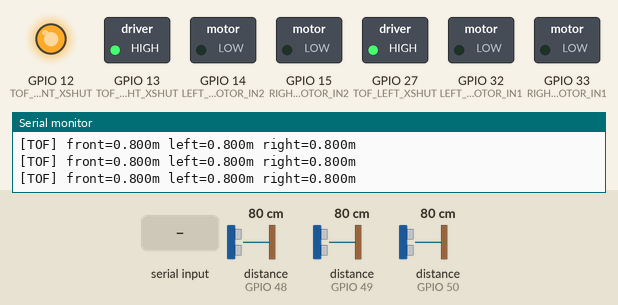
The program below on a simulated ESP32. On the bench: switched loads named in the program (green lamp = pin HIGH), output pins drawn as LEDs (lit = HIGH), the last lines printed to the serial monitor. Dashed ring = blinking. The test bench sets the inputs (shaded band); at power-on: distance to the obstacle (sensors on GPIO 49, GPIO 48, GPIO 50) 80 cm. WiFi joins after 1.5 s; servers stay silent unless stated.

Above: at 1.7 s.
1.8 s: "m\n" received over Serial
At 3.6 s:
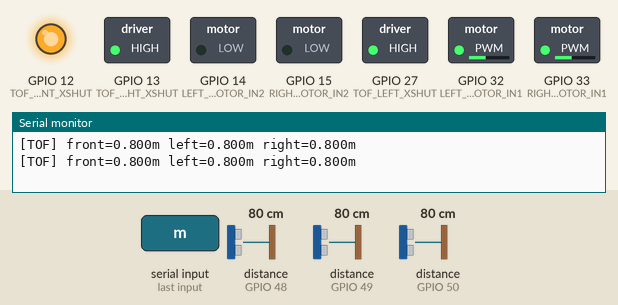
4.8 s: distance to the obstacle (sensor on GPIO 49) set to 2 cm
7.8 s: distance to the obstacle (sensor on GPIO 48) set to 16 cm
10.8 s: distance to the obstacle (sensor on GPIO 48) set to 13 cm
At 11.22 s:
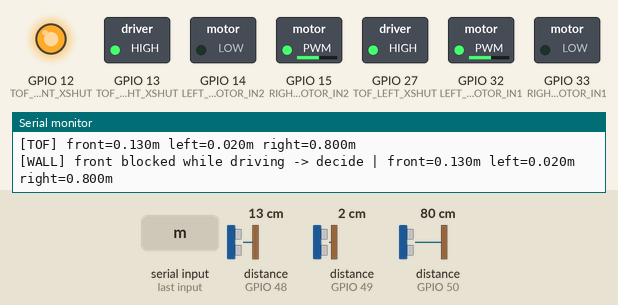
13.8 s: distance to the obstacle (sensor on GPIO 50) set to 2 cm
At 14.6 s:
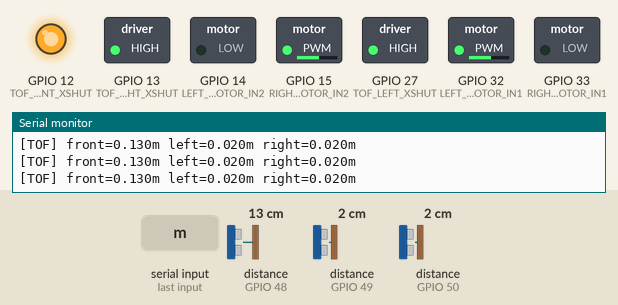
16.5 s: "f\n" received over Serial
At 18.0 s:
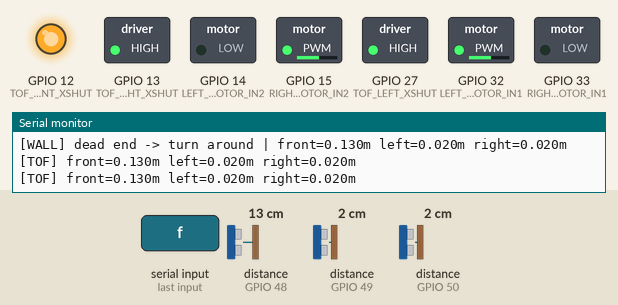
Timing chart, 0 to 19.6 s (numbered marks = the images above; inputs shaded):
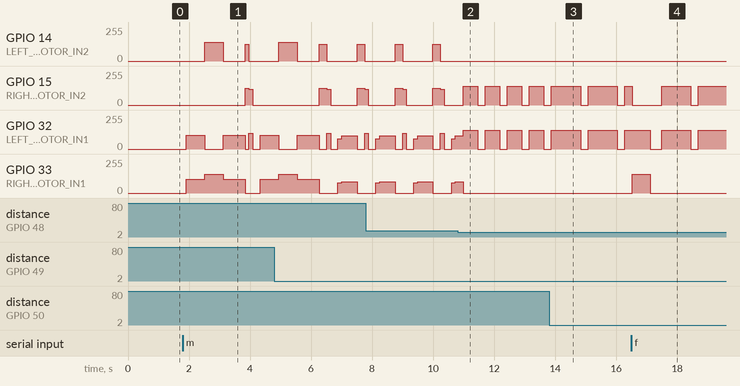

Measured:
- the behaviour switches between 15 and 14 cm on distance to the obstacle (sensor on GPIO 48) (found by bisection; images 1 and 2)
- after the input at 1.8 s, GPIO 14 (LEFT_MOTOR_IN2): 0/255 → 140/255 after 0.71 s, → 0/255 0.60 s later, → 125/255 0.73 s later, → 0/255 0.12 s later; GPIO 15 (RIGHT_MOTOR_IN2): 0/255 → 125/255 after 2.0 s, → 120/255 0.12 s later, → 0/255 0.13 s later
- after the input at 10.8 s, GPIO 14 (LEFT_MOTOR_IN2): stops changing and stays 0/255
- after the input at 13.8 s, GPIO 15 (RIGHT_MOTOR_IN2), GPIO 32 (LEFT_MOTOR_IN1): alternates 140/255 for 0.96 s and 0/255 for 0.24 s, starting after 1.0 s
- after the input at 16.5 s, GPIO 33 (RIGHT_MOTOR_IN1): 0/255 → 140/255 at once, → 0/255 0.60 s later

The program:

main.cpp
```cpp
#include <Arduino.h>
#include <WiFi.h>

#include "config.h"
#include "logging.h"
#include "maze_solver.h"
#include "motor_driver.h"
#include "robot_state.h"
#include "sensors.h"

// Set to true to run the automatic smoke-test sequence at boot.
constexpr bool RUN_HARDWARE_SMOKE_TEST_AT_BOOT = false;

static RobotPose g_pose{};
static SensorReadings g_sensorReadings{};
static MazeSolverState g_solverState{};

namespace {
WiFiServer g_cmdServer(WIFI_CMD_PORT);
WiFiClient g_cmdClient;

enum class ControlMode { Manual, MazeSolver };
ControlMode g_controlMode = ControlMode::Manual;

struct TimedMotorAction {
  bool active;
  int left;
  int right;
  uint32_t startedAtMs;
  uint32_t durationMs;
  const char* label;
};

TimedMotorAction g_timedAction{false, 0, 0, 0, 0, nullptr};
bool g_tofPrintEnabled = true;
bool g_smokeSequenceDone = false;
uint32_t g_lastSensorPrintMs = 0;
uint32_t g_lastSequenceStartMs = 0;

void mirrorLogLineToCommandClient(const char* line) {
  if (g_cmdClient && g_cmdClient.connected()) {
    g_cmdClient.println(line);
  }
}

void stopTimedMotorAction() {
  if (g_timedAction.active) {
    logf("[MOTOR] interrupted '%s'", g_timedAction.label ? g_timedAction.label : "action");
  }
  g_timedAction.active = false;
  stopMotors();
}

void startTimedMotorAction(const char* label, int left, int right, uint32_t durationMs) {
  g_timedAction.active = true;
  g_timedAction.left = left;
  g_timedAction.right = right;
  g_timedAction.startedAtMs = millis();
  g_timedAction.durationMs = durationMs;
  g_timedAction.label = label;

  logf("[MOTOR] %s | left=%d right=%d duration=%lums", label, left, right, durationMs);
  setMotorSpeeds(left, right);
}

void serviceTimedMotorAction() {
  if (!g_timedAction.active) {
    return;
  }

  if (millis() - g_timedAction.startedAtMs >= g_timedAction.durationMs) {
    logf("[MOTOR] completed '%s'", g_timedAction.label ? g_timedAction.label : "action");
    g_timedAction.active = false;
    stopMotors();
  }
}

void enterMazeSolverMode() {
  stopTimedMotorAction();
  initMazeSolver(g_solverState, MazeStrategy::WallFollowing);
  g_controlMode = ControlMode::MazeSolver;
  logLine("[MODE] maze solver started (wall-following)");
}

void stopMazeSolverMode() {
  g_solverState.initialized = false;
  g_controlMode = ControlMode::Manual;
  stopMotors();
  logLine("[MODE] maze solver stopped; manual control enabled");
}

void connectWifiAndStartCommandServer() {
  if (WIFI_MODE == WifiMode::AccessPoint) {
    WiFi.mode(WIFI_AP);
    const bool started = WiFi.softAP(WIFI_AP_SSID, WIFI_AP_PASS);
    if (!started) {
      logLine("[NET] failed to start AP; wireless commands disabled.");
      return;
    }
    logf("[NET] AP started: SSID='%s'", WIFI_AP_SSID);
    logf("[NET] AP IP=%s", WiFi.softAPIP().toString().c_str());
  } else {
    logf("[NET] connecting to SSID '%s' ...", WIFI_SSID);
    WiFi.mode(WIFI_STA);
    WiFi.begin(WIFI_SSID, WIFI_PASS);

    uint8_t attempts = 0;
    while (WiFi.status() != WL_CONNECTED && attempts < 40) {
      delay(250);
      ++attempts;
      Serial.print(".");
    }
    Serial.println();

    if (WiFi.status() != WL_CONNECTED) {
      logLine("[NET] Wi-Fi connect timeout; wireless commands disabled.");
      return;
    }
    logf("[NET] Wi-Fi connected, IP=%s", WiFi.localIP().toString().c_str());
  }

  g_cmdServer.begin();
  g_cmdServer.setNoDelay(true);
  logf("[NET] command server listening on TCP %u", WIFI_CMD_PORT);
}

void serviceCommandClient() {
  if (!g_cmdClient || !g_cmdClient.connected()) {
    WiFiClient incoming = g_cmdServer.available();
    if (incoming) {
      g_cmdClient.stop();
      g_cmdClient = incoming;
      g_cmdClient.setNoDelay(true);
      logf("[NET] client connected: %s", g_cmdClient.remoteIP().toString().c_str());
      g_cmdClient.println("[CTRL] connected. Type h for help.");
    }
  }
}

void printManualControlHelp() {
  logLine("[CTRL] Commands:");
  logLine("[CTRL]   h            -> help");
  logLine("[CTRL]   f            -> forward calibrated distance");
  logLine("[CTRL]   b            -> reverse calibrated distance");
  logLine("[CTRL]   l            -> turn left 30 deg");
  logLine("[CTRL]   r            -> turn right 30 deg");
  logLine("[CTRL]   t            -> turn 360 deg (CW)");
  logLine("[CTRL]   p            -> toggle ToF printout");
  logLine("[CTRL]   m            -> start maze solver mode");
  logLine("[CTRL]   x            -> stop maze solver mode");
  logLine("[CTRL]   s            -> stop current motion immediately");
}

void executeManualCommand(char command) {
  switch (command) {
    case 'h':
      printManualControlHelp();
      break;
    case 'f':
      startTimedMotorAction("forward calibrated", CAL_FORWARD_LEFT_SPEED, CAL_FORWARD_RIGHT_SPEED, CAL_FORWARD_MS);
      break;
    case 'b':
      startTimedMotorAction("reverse calibrated", -CAL_FORWARD_LEFT_SPEED, -CAL_FORWARD_RIGHT_SPEED, CAL_FORWARD_MS);
      break;
    case 'l':
      startTimedMotorAction("turn left 30", -CAL_TURN_SPEED, CAL_TURN_SPEED, CAL_TURN_LEFT_30_MS);
      break;
    case 'r':
      startTimedMotorAction("turn right 30", CAL_TURN_SPEED, -CAL_TURN_SPEED, CAL_TURN_RIGHT_30_MS);
      break;
    case 't':
      startTimedMotorAction("turn 360", CAL_TURN_SPEED, -CAL_TURN_SPEED, CAL_TURN_360_MS);
      break;
    case 'p':
      g_tofPrintEnabled = !g_tofPrintEnabled;
      logf("[CTRL] ToF printout %s", g_tofPrintEnabled ? "enabled" : "disabled");
      break;
    case 'm':
      enterMazeSolverMode();
      break;
    case 'x':
      stopMazeSolverMode();
      break;
    case 's':
      stopTimedMotorAction();
      stopMazeSolverMode();
      logLine("[CTRL] stop");
      break;
    default:
      logf("[CTRL] Unknown command '%c'", command);
      printManualControlHelp();
      break;
  }
}

void processSerialCommands() {
  while (Serial.available() > 0) {
    char c = static_cast<char>(Serial.read());
    if (c == '\n' || c == '\r' || c == ' ') {
      continue;
    }
    executeManualCommand(c);
  }

  while (g_cmdClient && g_cmdClient.connected() && g_cmdClient.available() > 0) {
    char c = static_cast<char>(g_cmdClient.read());
    if (c == '\n' || c == '\r' || c == ' ') {
      continue;
    }
    executeManualCommand(c);
  }
}

void serviceSmokeTestSequence() {
  if (g_smokeSequenceDone || !RUN_HARDWARE_SMOKE_TEST_AT_BOOT || g_controlMode != ControlMode::Manual) {
    return;
  }

  if (millis() - g_lastSequenceStartMs <= 1500 || g_timedAction.active) {
    return;
  }

  static uint8_t phase = 0;
  constexpr int testSpeed = 120;
  constexpr uint32_t phaseMs = 700;

  switch (phase) {
    case 0: startTimedMotorAction("left-forward", testSpeed, 0, phaseMs); break;
    case 1: startTimedMotorAction("left-reverse", -testSpeed, 0, phaseMs); break;
    case 2: startTimedMotorAction("right-forward", 0, testSpeed, phaseMs); break;
    case 3: startTimedMotorAction("right-reverse", 0, -testSpeed, phaseMs); break;
    case 4: startTimedMotorAction("both-forward", testSpeed, testSpeed, phaseMs); break;
    case 5: startTimedMotorAction("both-reverse", -testSpeed, -testSpeed, phaseMs); break;
    default:
      g_smokeSequenceDone = true;
      logLine("[SMOKE] motor test sequence complete; continuing ToF stream + manual controls.");
      printManualControlHelp();
      return;
  }
  ++phase;
}

}  // namespace

void setup() {
  Serial.begin(115200);
  delay(500);
  setLogMirrorCallback(mirrorLogLineToCommandClient);

  Serial.println("[BOOT] init motors/sensors");
  initMotors();
  initSensors();
  connectWifiAndStartCommandServer();

  g_controlMode = ControlMode::Manual;
  logLine("[MODE] manual control mode enabled");
  if (RUN_HARDWARE_SMOKE_TEST_AT_BOOT) {
    logLine("[SMOKE] Hardware smoke test mode enabled");
    logLine("[SMOKE] Open serial monitor @115200 to view ToF and motor phases");
  }
  printManualControlHelp();
}

void loop() {
  updateSensors();
  serviceCommandClient();
  processSerialCommands();
  serviceTimedMotorAction();

  if (g_tofPrintEnabled && millis() - g_lastSensorPrintMs >= 200) {
    g_lastSensorPrintMs = millis();
    logf("[TOF] front=%.3fm left=%.3fm right=%.3fm", getFrontDistance(), getLeftDistance(), getRightDistance());
  }

  serviceSmokeTestSequence();

  if (g_controlMode == ControlMode::MazeSolver) {
    g_sensorReadings.frontDistanceM = getFrontDistance();
    g_sensorReadings.leftDistanceM = getLeftDistance();
    g_sensorReadings.rightDistanceM = getRightDistance();
    updateMazeSolver(g_pose, g_sensorReadings);
  }

  delay(CONTROL_LOOP_PERIOD_MS);
}
```

logging.h
```cpp
#pragma once

using LogMirrorCallback = void (*)(const char* line);

void setLogMirrorCallback(LogMirrorCallback callback);
void logLine(const char* line);
void logf(const char* fmt, ...);
```

maze_solver.h
```cpp
#pragma once

#include "robot_state.h"

enum class MazeStrategy {
  None,
  WallFollowing,
  FloodFill,
  DepthFirstSearch,
  BreadthFirstSearch
};

struct MazeSolverState {
  MazeStrategy strategy;
  bool initialized;
};

// TODO: Implement initialization and state updates for selected algorithm.
// Possible algorithms: wall following, flood fill, DFS, BFS.
void initMazeSolver(MazeSolverState& state, MazeStrategy strategy);
void updateMazeSolver(const RobotPose& pose, const SensorReadings& sensors);
```

robot_state.h
```cpp
#pragma once

enum class MovementState {
  Idle,
  DrivingForward,
  TurningLeft,
  TurningRight,
  Braking
};

enum class CellOrientation {
  North,
  East,
  South,
  West
};

struct RobotPose {
  float xM;
  float yM;
  float headingRad;
  MovementState movement;
  CellOrientation orientation;
};

struct SensorReadings {
  float frontDistanceM;
  float leftDistanceM;
  float rightDistanceM;
};
```

sensors.h
```cpp
#pragma once

void initSensors();
void updateSensors();

float getFrontDistance();
float getLeftDistance();
float getRightDistance();
```

logging.cpp
```cpp
#include "logging.h"

#include <Arduino.h>
#include <cstdarg>
#include <cstdio>

namespace {

LogMirrorCallback g_logMirrorCallback = nullptr;

}  // namespace

void setLogMirrorCallback(LogMirrorCallback callback) {
  g_logMirrorCallback = callback;
}

void logLine(const char* line) {
  Serial.println(line);
  if (g_logMirrorCallback != nullptr) {
    g_logMirrorCallback(line);
  }
}

void logf(const char* fmt, ...) {
  char buffer[192];
  va_list args;
  va_start(args, fmt);
  vsnprintf(buffer, sizeof(buffer), fmt, args);
  va_end(args);
  logLine(buffer);
}
```

sensors.cpp
```cpp
#include "sensors.h"

#include <Arduino.h>
#include <VL53L0X.h>
#include <Wire.h>

#include "config.h"

namespace {
VL53L0X frontSensor;
VL53L0X leftSensor;
VL53L0X rightSensor;

uint16_t frontRangeMm = 8190;
uint16_t leftRangeMm = 8190;
uint16_t rightRangeMm = 8190;

bool initSingleSensor(VL53L0X& sensor, uint8_t xshutPin, uint8_t addr, const char* name) {
  digitalWrite(xshutPin, HIGH);
  delay(10);

  if (!sensor.init()) {
    Serial.printf("[ToF] %s init failed\n", name);
    return false;
  }

  sensor.setAddress(addr);
  sensor.startContinuous(TOF_CONTINUOUS_PERIOD_MS);
  Serial.printf("[ToF] %s initialized at 0x%02X\n", name, addr);
  return true;
}
}  // namespace

void initSensors() {
  pinMode(TOF_FRONT_XSHUT, OUTPUT);
  pinMode(TOF_LEFT_XSHUT, OUTPUT);
  pinMode(TOF_RIGHT_XSHUT, OUTPUT);

  // 1) Hold all XSHUT low so all sensors stay in reset.
  digitalWrite(TOF_FRONT_XSHUT, LOW);
  digitalWrite(TOF_LEFT_XSHUT, LOW);
  digitalWrite(TOF_RIGHT_XSHUT, LOW);
  delay(10);

  Wire.begin(I2C_SDA_PIN, I2C_SCL_PIN);
  Wire.setClock(400000);

  // 2) Front only -> 0x30
  initSingleSensor(frontSensor, TOF_FRONT_XSHUT, TOF_FRONT_ADDR, "front");

  // 3) Left only -> 0x31
  initSingleSensor(leftSensor, TOF_LEFT_XSHUT, TOF_LEFT_ADDR, "left");

  // 4) Right only -> 0x32
  initSingleSensor(rightSensor, TOF_RIGHT_XSHUT, TOF_RIGHT_ADDR, "right");
}

void updateSensors() {
  frontRangeMm = frontSensor.readRangeContinuousMillimeters();
  leftRangeMm = leftSensor.readRangeContinuousMillimeters();
  rightRangeMm = rightSensor.readRangeContinuousMillimeters();
}

float getFrontDistance() { return frontRangeMm / 1000.0f; }
float getLeftDistance() { return leftRangeMm / 1000.0f; }
float getRightDistance() { return rightRangeMm / 1000.0f; }
```

motor_driver.h
```cpp
#pragma once

#include <stdint.h>

void initMotors();
void setMotorSpeeds(int left, int right);
void stopMotors();
```

motor_driver.cpp
```cpp
#include "motor_driver.h"

#include <Arduino.h>

#include "config.h"

namespace {

int clampMotorCommand(int command) {
  if (command > MOTOR_MAX_SPEED) {
    return MOTOR_MAX_SPEED;
  }
  if (command < MOTOR_MIN_SPEED) {
    return MOTOR_MIN_SPEED;
  }
  return command;
}

void writeSingleMotor(int in1Pin, int in2Pin, int command, bool inverted) {
  int output = clampMotorCommand(command);
  if (inverted) {
    output = -output;
  }

  if (output > 0) {
    analogWrite(in1Pin, output);
    analogWrite(in2Pin, 0);
  } else if (output < 0) {
    analogWrite(in1Pin, 0);
    analogWrite(in2Pin, -output);
  } else {
    analogWrite(in1Pin, 0);
    analogWrite(in2Pin, 0);
  }
}

}  // namespace

void initMotors() {
  // WARNING: GPIO 15 is an ESP32 strapping pin and can affect boot if external
  // hardware drives it to an unexpected level during reset.
  pinMode(LEFT_MOTOR_IN1, OUTPUT);
  pinMode(LEFT_MOTOR_IN2, OUTPUT);
  pinMode(RIGHT_MOTOR_IN1, OUTPUT);
  pinMode(RIGHT_MOTOR_IN2, OUTPUT);

  // As early as possible in setup(), ensure safe stopped state.
  stopMotors();
}

void setMotorSpeeds(int left, int right) {
  writeSingleMotor(LEFT_MOTOR_IN1, LEFT_MOTOR_IN2, left, LEFT_MOTOR_INVERTED);
  writeSingleMotor(RIGHT_MOTOR_IN1, RIGHT_MOTOR_IN2, right, RIGHT_MOTOR_INVERTED);
}

void stopMotors() {
  analogWrite(LEFT_MOTOR_IN1, 0);
  analogWrite(LEFT_MOTOR_IN2, 0);
  analogWrite(RIGHT_MOTOR_IN1, 0);
  analogWrite(RIGHT_MOTOR_IN2, 0);
}
```

Source omitted: maze_solver.cpp (22056 bytes), config.h (8786 bytes)
